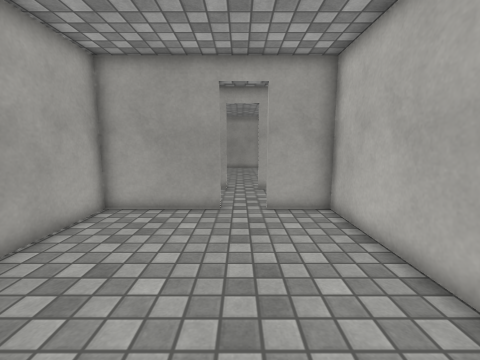
View 1 (above)

22 first-person views from a walk through a scene from a Unity 3-D project. The camera is 1.2 m above the floor, tilts 8° down and sees 90° across. Doors are open. The floor is counted in squares, 0.5 m on a side. Each view is taken from the middle of a square. On the plan, view 1 faces up. The plan holds only what a view shows up to about 17 squares ahead; the rest is blank. The place goes on beyond the plan. The player character is not drawn. Surface patterns are stand-ins for the level's own textures.

View 2
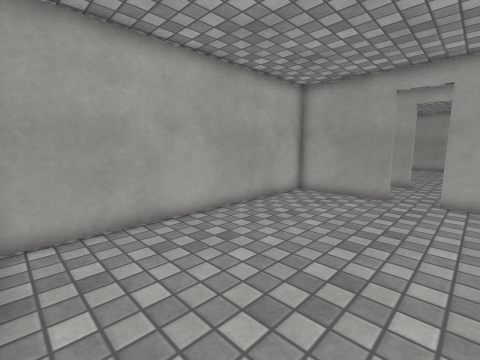

View 3
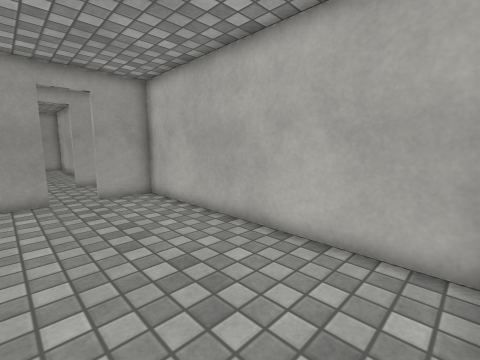

View 4
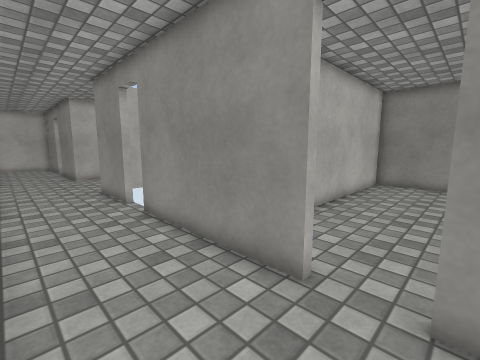

View 5
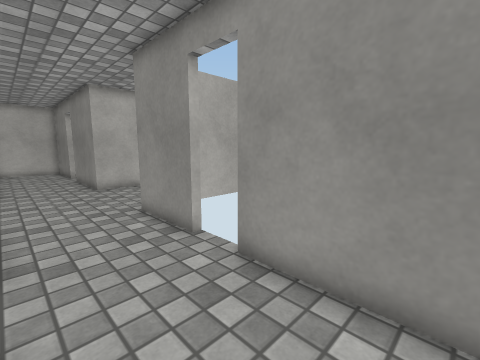

View 6
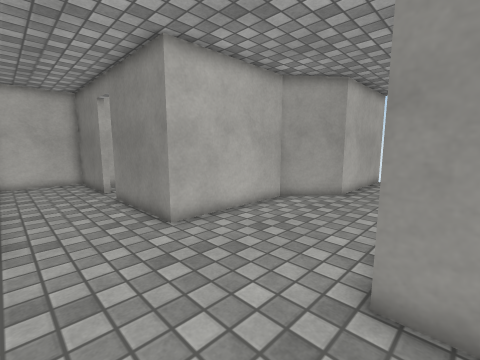

View 7
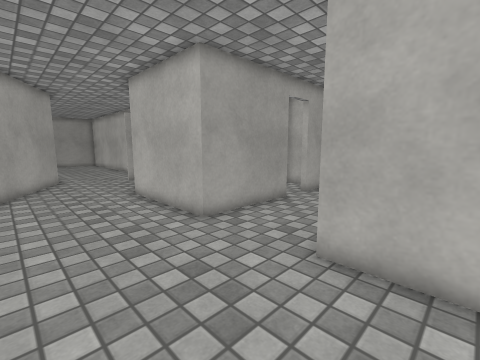

View 8
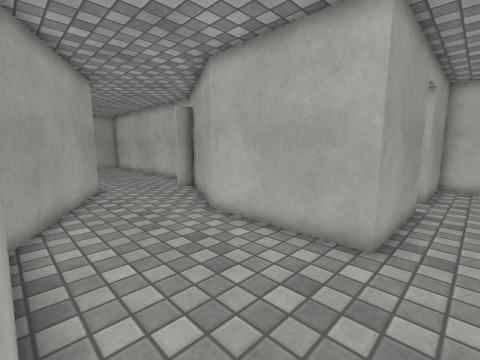

View 9
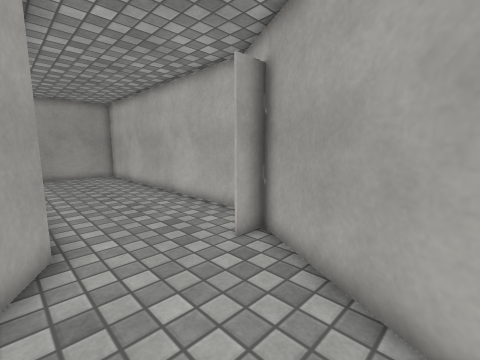

View 10
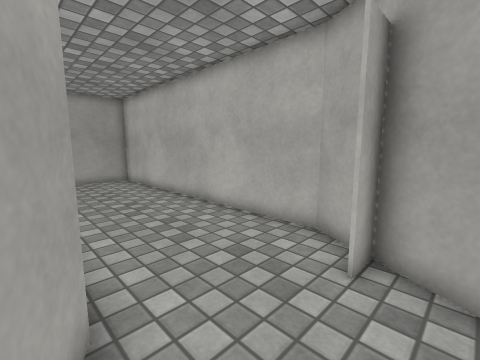

View 11
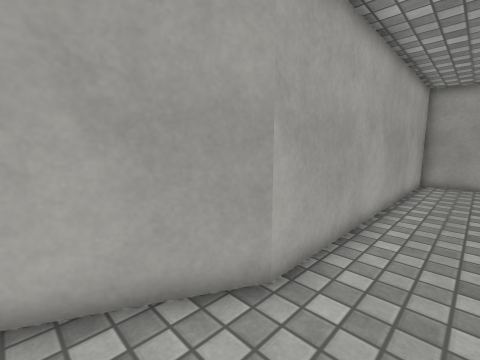

View 12
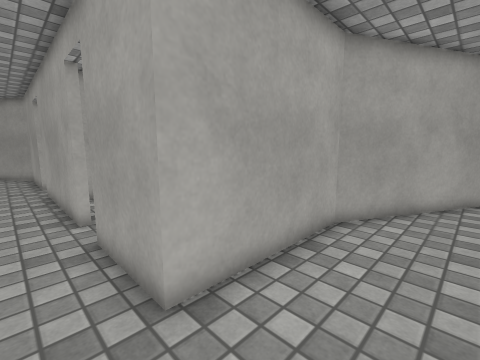

View 13
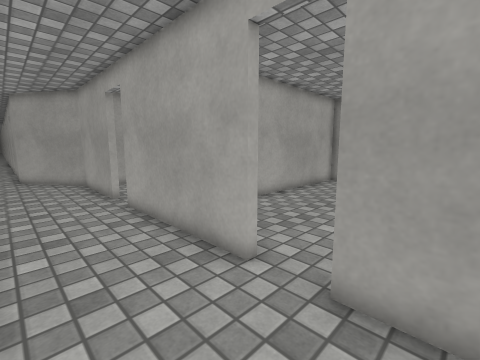

View 14
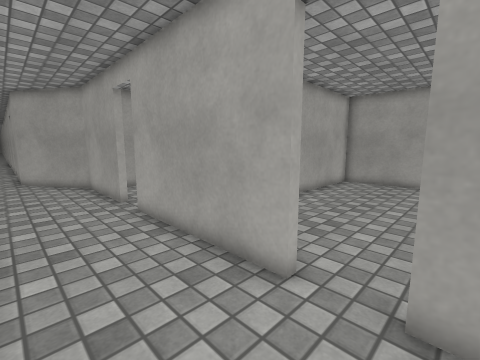

View 15
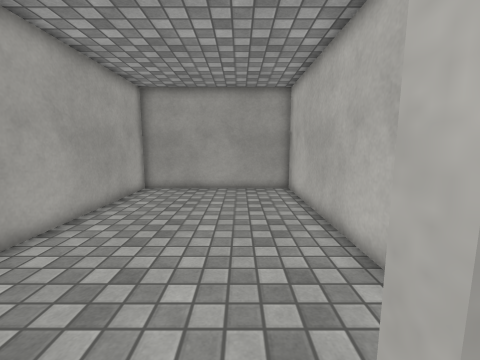

View 16
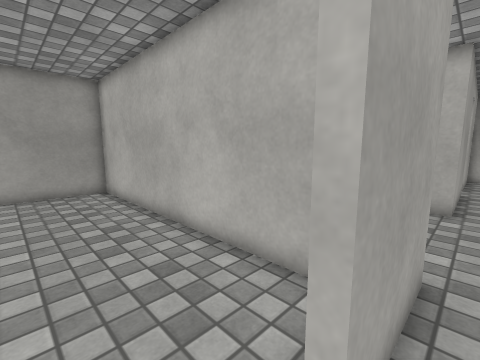

View 17
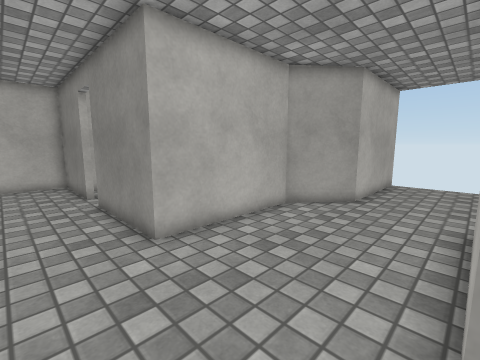

View 18
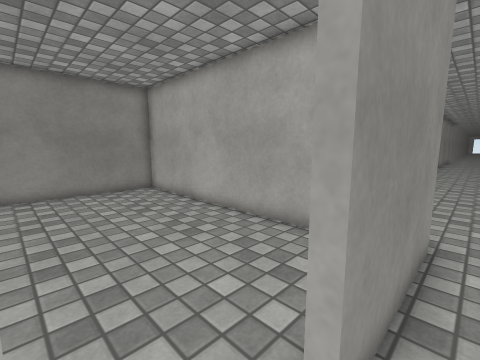

View 19
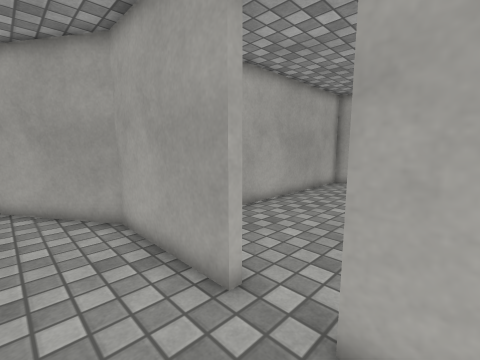

View 20
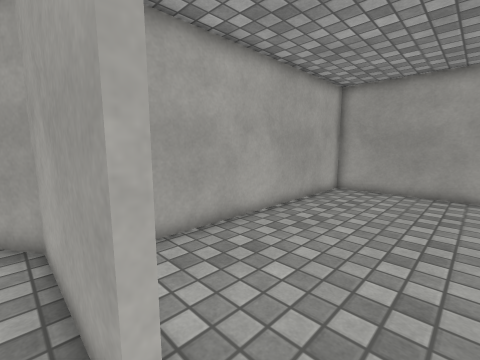

View 21
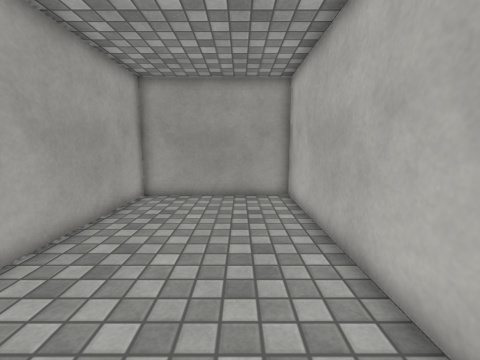

View 22
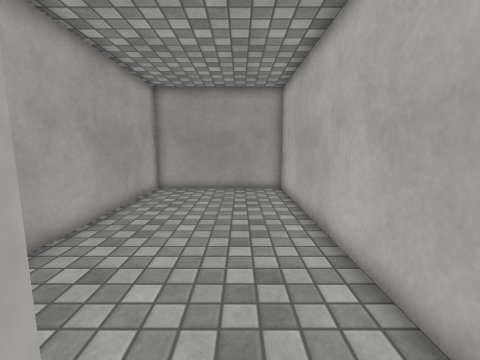

### Floor plan
Ten units are one square. View 1 is at (0, 0); x grows to the right and y downward. Boxes are objects, and circles mark ways between rooms. Rooms are numbered by the first view taken in them; rooms with no view inside come last. Other rooms are left out.
<svg viewBox="-81 -390 381 430">
<path fill="none" stroke="#000" d="M-8 -90 -52 -90 -52 35 35 35 35 -90 10 -90M78 -135 10 -135M95 -94 129 -94M238 -135 187 -135 187 -193 224 -262 224 -385M215 -244 202 -244M254 -94 295 -94M10 -94 78 -94M-6 -135 -57 -135 -76 -123M167 -11 187 -35 187 -94 238 -94M295 -135 255 -135M-58 -94 -8 -94M166 -385 166 -262 129 -193 129 -135 95 -135M129 -94 129 -36M24 -151 24 -267 -47 -267 -47 -151M118 -150 118 -267 35 -267 35 -182"/>
<circle cx="5" cy="-90" r="3" fill="#2a7"/>
<circle cx="5" cy="-140" r="3" fill="#2a7"/>
<circle cx="85" cy="-140" r="3" fill="#2a7"/>
<text x="-10" y="-30">1</text>
<text x="140" y="-160">2</text>
<text x="-20" y="-210">3</text>
<text x="80" y="-210">4</text>
</svg>
Room 1 opens to room 2. Room 2 opens to room 3. Room 2 opens to room 4.

Where each view was taken, in squares from view 1:
view 1: 0 up, 0 right, facing up
view 2: 3 down, 2 right, facing up-left
view 3: 3 down, 2 left, facing up-right
view 4: 13 up, 1 left, facing down-right
view 5: 13 up, 4 right, facing down-right
view 6: 13 up, 12 right, facing down-right
view 7: 7 up, 14 right, facing up-right
view 8: 12 up, 13 right, facing up-right
view 9: 20 up, 16 right, facing up-right
view 10: 23 up, 16 right, facing up-right
view 11: 23 up, 19 right, facing up-left
view 12: 12 up, 16 right, facing up-left
view 13: 10 up, 11 right, facing up-left
view 14: 10 up, 10 right, facing up-left
view 15: 13 up, 9 right, facing up
view 16: 13 up, 8 right, facing up-right
view 17: 12 up, 13 right, facing down-right
view 18: 10 up, 1 right, facing down-left
view 19: 11 up, 2 right, facing up-left
view 20: 13 up, 1 right, facing up-left
view 21: 15 up, 0 right, facing up
view 22: 13 up, 0 right, facing up
